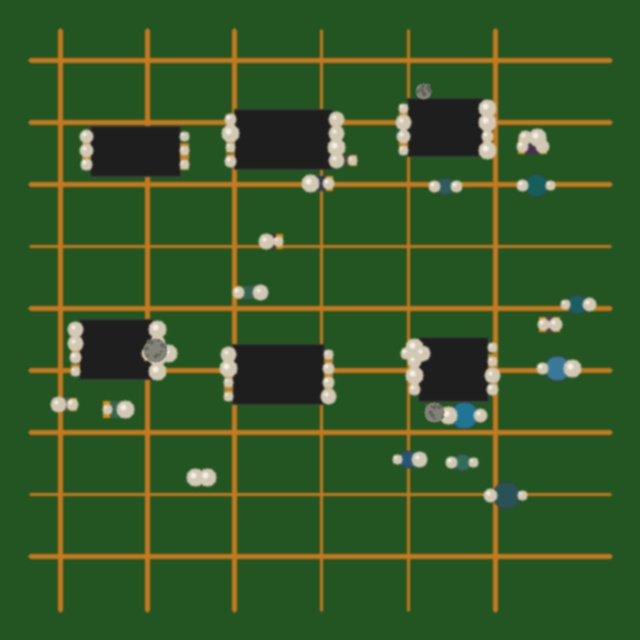
#> input picture pcb_inspection/test_new_images/cold_joint_0000.jpg, 640 x 640 px
$ python -i simple_demo.py   (imports and definitions only)   (older library calls are emulated)
#> lines starting #> are read from the running program, lines starting #| are printed output that depends on the picture
#> further down, picture is the input picture: shape (640, 640, 3); mean B, G, R 38.7, 87.8, 53.4
"""
Simple PCB Demo — No Models Required
====================================
Basic demonstration of image processing pipeline.

Usage:
    python simple_demo.py
"""

import cv2
import numpy as np
from pathlib import Path
import matplotlib.pyplot as plt

# [58 lines left out: functions demonstrate_image_processing, create_synthetic_pcb, not called in this run]

def preprocess_image(img):
    """Basic preprocessing: resize and normalize."""
    # Resize to standard size
    resized = cv2.resize(img, (416, 416))

    # Convert to grayscale for analysis
    gray = cv2.cvtColor(resized, cv2.COLOR_BGR2GRAY)
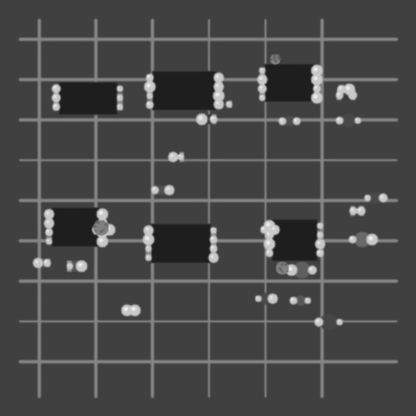
#> gray: shape (416, 416); min 28, max 241, mean 71.7

    # Normalize
    normalized = cv2.normalize(gray, None, 0, 255, cv2.NORM_MINMAX)
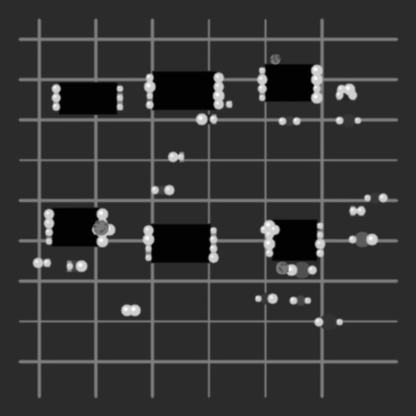
#> normalized: shape (416, 416); min 0, max 255, mean 52.3

    return normalized

# [16 lines left out: function analyze_image, not called in this run]

# [2 lines not run here, left out]

>>> import cv2
>>> picture = cv2.imread('test_new_images/cold_joint_0000.jpg')
>>> result = preprocess_image(picture)

$ run again, on pcb_inspection/test_new_images/missing_component_0000.jpg
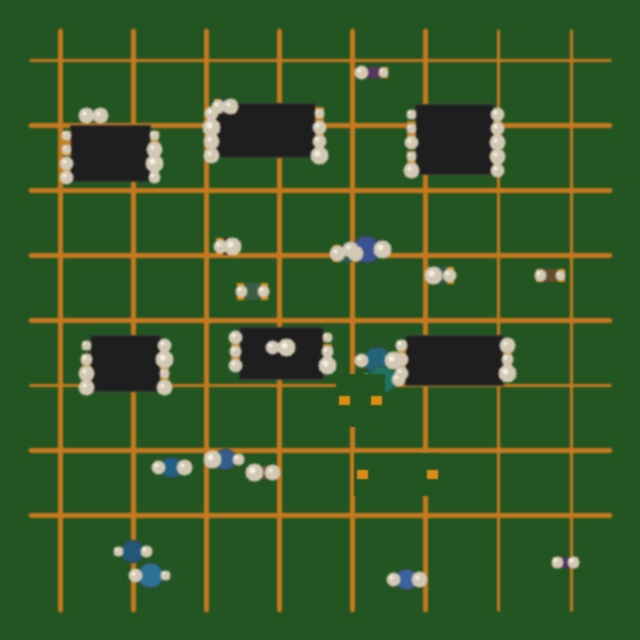
#> input picture pcb_inspection/test_new_images/missing_component_0000.jpg, 640 x 640 px
#> picture is the input picture: shape (640, 640, 3); mean B, G, R 38.8, 88.2, 54.8
#> in preprocess_image, `gray = cv2.cvtColor(resized, cv2.COLOR_BGR2GRAY)`:
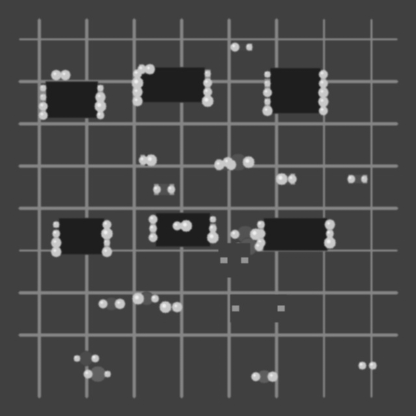
#> gray: shape (416, 416); min 28, max 240, mean 72.5
#> in preprocess_image, `normalized = cv2.normalize(gray, None, 0, 255, cv2.NORM_MINMAX)`:
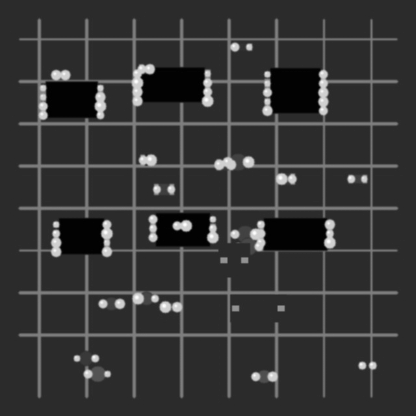
#> normalized: shape (416, 416); min 0, max 255, mean 53.3

$ run again, on pcb_inspection/test_new_images/solder_bridge_0000.jpg
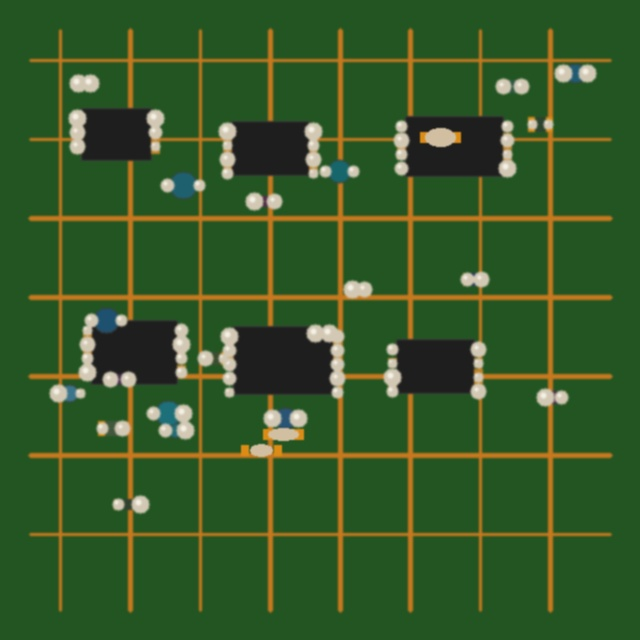
#> input picture pcb_inspection/test_new_images/solder_bridge_0000.jpg, 640 x 640 px
#> picture is the input picture: shape (640, 640, 3); mean B, G, R 39.6, 88.5, 53.9
#> in preprocess_image, `gray = cv2.cvtColor(resized, cv2.COLOR_BGR2GRAY)`:
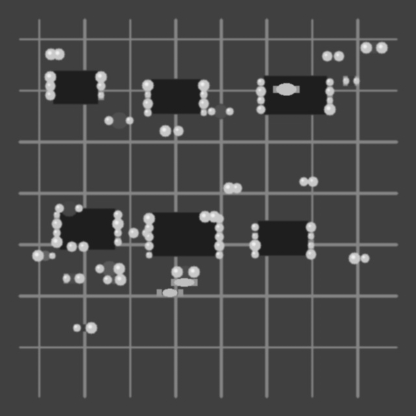
#> gray: shape (416, 416); min 28, max 241, mean 72.4
#> in preprocess_image, `normalized = cv2.normalize(gray, None, 0, 255, cv2.NORM_MINMAX)`:
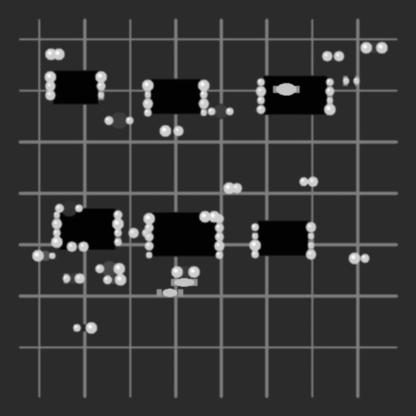
#> normalized: shape (416, 416); min 0, max 255, mean 53.1
